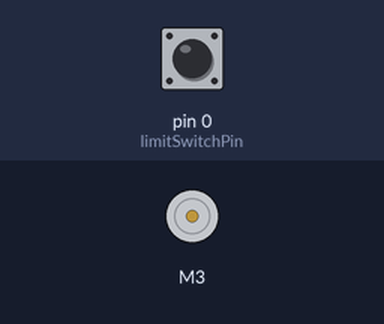
The sketch below on a simulated Arduino Uno, built with avr-gcc and run on an emulated ATmega328P. Parts: DC motor (green arrow = forward, orange = backward, longer = faster). The inputs (shaded band) are chosen by the test bench; at power-on: pin 0 (limitSwitchPin) HIGH.

Above: at 1.2 s.
1.3 s: pin 0 (limitSwitchPin) pulled LOW for 0.15 s
At 1.37 s:
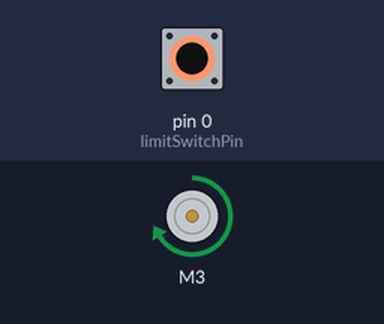
2.9 s: pin 0 (limitSwitchPin) pulled LOW for 3.2 s
At 6.6 s:
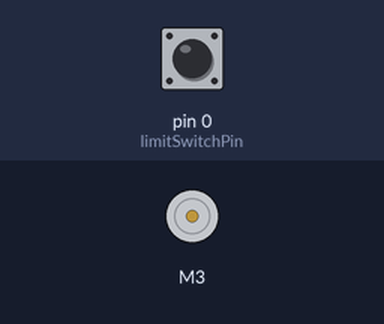
Timing chart, 0 to 8.1 s (numbered marks = the images above; inputs shaded):
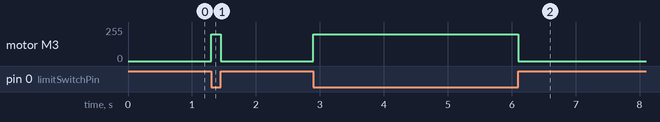

Measured:
- after the input at 1.3 s, motor M3: stopped → forward 200/255 at once, → stopped 0.15 s later
- after the input at 2.9 s, motor M3: stopped → forward 200/255 at once, → stopped 3.2 s later

The sketch:

testSwitch.ino
```cpp
#include <AFMotor.h>

AF_DCMotor rightMotor(3,MOTOR34_1KHZ);

int motorSpeed = 200;//out of 255
const int limitSwitchPin = 0;

void setup()
{
  pinMode(limitSwitchPin, INPUT_PULLUP);
  rightMotor.setSpeed(motorSpeed);
}

void loop()
{
  if(!digitalRead(limitSwitchPin))
  {
    rightMotor.run(FORWARD);
  } else
  {
    rightMotor.run(RELEASE);
  }
}
```
